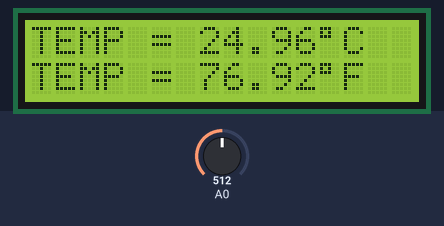
A sketch run on a simulated Arduino Uno, built with avr-gcc and run on an emulated ATmega328P. On the bench: 16×2 character LCD. The test bench sets the inputs (shaded band); at power-on: A0 = 512.

Above: at 1.2 s.
1.3 s: A0 set to 716
At 2.4 s:
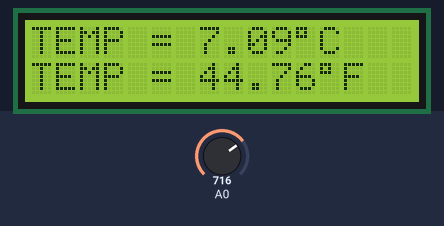
6.3 s: A0 set to 900
At 8.1 s:
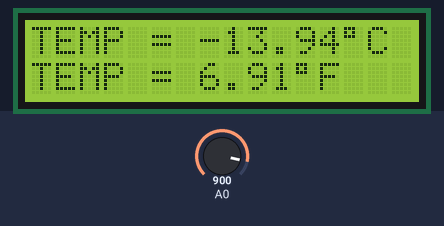
10.6 s: A0 set to 1023
At 10.9 s:
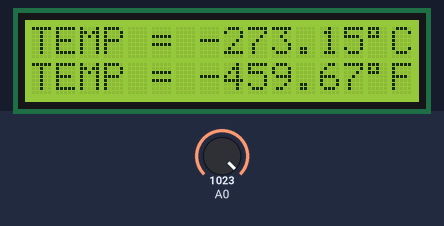
Timing chart, 0 to 13.6 s (numbered marks = the images above; inputs shaded):
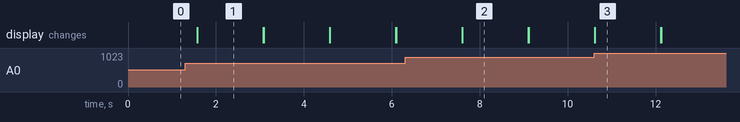

Measured:
- after the input at 1.3 s, the display: first differs from a run without the input after 0.27 s (image 1)
- after the input at 6.3 s, the display: first differs from a run without the input after 1.3 s (image 2)
- after the input at 10.6 s, the display: first differs from a run without the input at once (image 3)
- what the display in image 1 shows lasts 1.5 s, from 1.6 s to 3.1 s

The sketch:

sketch.ino
```cpp
#include <LiquidCrystal.h>;
LiquidCrystal lcd(12, 11, 5, 4, 3, 2);
void setup() {
  // put your setup code here, to run once:
  lcd.begin(16, 2);

}

void loop() {
  // put your main code here, to run repeatedly:
  const float BETA = 3950;
  float temp = analogRead(A0);
  float celsius = 1 / (log(1 / (1023. / temp - 1)) / BETA + 1.0 / 298.15) - 273.15;
  float farenheit = celsius*9/5+32;
  lcd.setCursor(0,0);
  lcd.print("TEMP = ");
  lcd.print(celsius);
  lcd.print((char)223);
  lcd.print("C");
  lcd.setCursor(0,1);
  lcd.print("TEMP = ");
  lcd.print(farenheit);
  lcd.print((char)223);
  lcd.print("F");
  delay(1500);
  lcd.clear();
}
```
